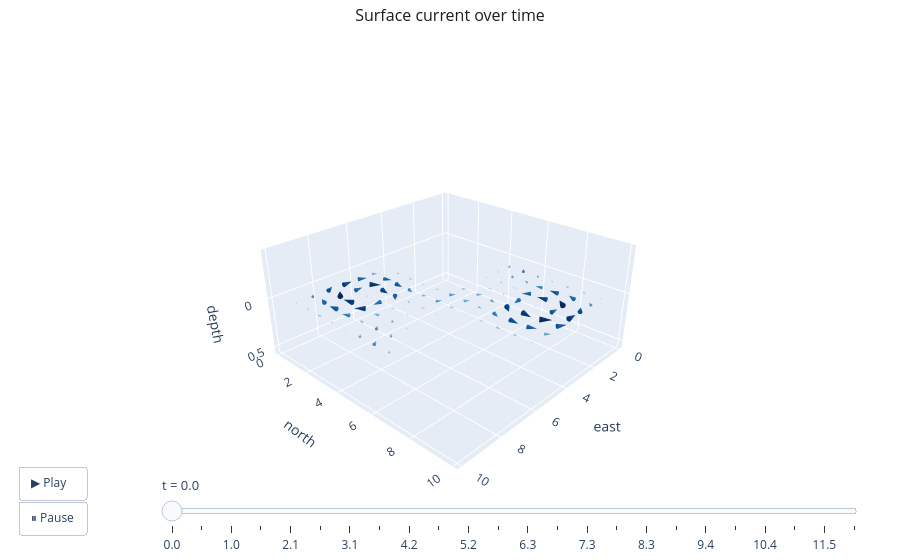

Notebook cell for this chart:
### Markdown cell above
## 5. Time: the current is not standing still

The real difficulty is that the current evolves. In this medium the eddies and jet drift,
and a favorable deep layer **opens and closes** with period $\tau$. A stationary
arrival-time field is only a snapshot; by the time a slow glider has crossed the basin,
the field it planned against is gone.

Press **Play** to watch the surface current evolve over one and a half periods. Drag the
slider to scrub through time.

### Code cell
def animate_current(medium, times, depth=0.05, sizeref=0.6, title="Surface current over time"):
    base, _ = current_grid(medium, times[0], depth=depth, n=12)

    def cone_at(t):
        _, W = current_grid(medium, t, depth=depth, n=12)
        spd = np.linalg.norm(W, axis=-1)
        return go.Cone(x=base[:, 0], y=base[:, 1], z=base[:, 2],
                       u=W[:, 0], v=W[:, 1], w=W[:, 2], anchor="tail",
                       sizemode="scaled", sizeref=sizeref, cmin=0, cmax=float(spd.max()),
                       colorscale="Blues", showscale=False, hoverinfo="skip")

    frames = [go.Frame(name=f"{t:.1f}", data=[cone_at(t)]) for t in times]
    fig = go.Figure(data=[frames[0].data[0]], frames=frames)

    play = dict(label="▶ Play", method="animate",
                args=[None, {"frame": {"duration": 180, "redraw": True},
                             "fromcurrent": True, "transition": {"duration": 0}}])
    pause = dict(label="⏸ Pause", method="animate",
                 args=[[None], {"frame": {"duration": 0, "redraw": False},
                                "mode": "immediate"}])
    steps = [dict(method="animate", label=f.name,
                  args=[[f.name], {"frame": {"duration": 0, "redraw": True},
                                   "mode": "immediate"}]) for f in frames]
    ocean_layout(fig, title, height=560)
    fig.update_layout(
        updatemenus=[dict(type="buttons", showactive=False, x=0.02, y=0.05,
                          xanchor="left", yanchor="bottom", buttons=[play, pause])],
        sliders=[dict(active=0, x=0.18, len=0.78, y=0.02, yanchor="bottom",
                      currentvalue=dict(prefix="t = ", font=dict(size=13)), steps=steps)],
    )
    return fig


t_frames = np.linspace(0.0, 1.5 * float(medium.tau), 24)
animate_current(medium, t_frames).show()

### Figure 1 — Plotly figure (JSON) as saved in the notebook; plotly's stock layout.template omitted (floating-point values rounded to 4 significant figures; data arrays with more than 128 entries replaced by an {"elided": "..."} marker saying what was removed)
{"data": [{"anchor": "tail", "cmax": 1.009, "cmin": 0, "colorscale": [[0.0, "rgb(247,251,255)"], [0.125, "rgb(222,235,247)"], [0.25, "rgb(198,219,239)"], [0.375, "rgb(158,202,225)"], [0.5, "rgb(107,174,214)"], [0.625, "rgb(66,146,198)"], [0.75, "rgb(33,113,181)"], [0.875, "rgb(8,81,156)"], [1.0, "rgb(8,48,107)"]], "hoverinfo": "skip", "showscale": false, "sizemode": "scaled", "sizeref": 0.6, "type": "cone", "u": {"elided": "144 float values"}, "v": {"elided": "144 float values"}, "w": {"elided": "144 float values"}, "x": {"elided": "144 float values"}, "y": {"elided": "144 float values"}, "z": {"elided": "144 float values"}}], "layout": {"height": 560, "legend": {"bgcolor": "rgba(255,255,255,0.6)", "bordercolor": "#d8dee6", "borderwidth": 1, "x": 0.02, "y": 0.98}, "margin": {"b": 0, "l": 0, "r": 0, "t": 42}, "paper_bgcolor": "white", "scene": {"aspectmode": "manual", "aspectratio": {"x": 1, "y": 1, "z": 0.45}, "camera": {"eye": {"x": 1.6, "y": 1.5, "z": 1.1}}, "xaxis": {"showspikes": false, "title": {"text": "east"}}, "yaxis": {"showspikes": false, "title": {"text": "north"}}, "zaxis": {"autorange": "reversed", "showspikes": false, "title": {"text": "depth"}}}, "sliders": [{"active": 0, "currentvalue": {"font": {"size": 13}, "prefix": "t = "}, "len": 0.78, "steps": [{"args": [["0.0"], {"frame": {"duration": 0, "redraw": true}, "mode": "immediate"}], "label": "0.0", "method": "animate"}, {"args": [["0.5"], {"frame": {"duration": 0, "redraw": true}, "mode": "immediate"}], "label": "0.5", "method": "animate"}, {"args": [["1.0"], {"frame": {"duration": 0, "redraw": true}, "mode": "immediate"}], "label": "1.0", "method": "animate"}, {"args": [["1.6"], {"frame": {"duration": 0, "redraw": true}, "mode": "immediate"}], "label": "1.6", "method": "animate"}, {"args": [["2.1"], {"frame": {"duration": 0, "redraw": true}, "mode": "immediate"}], "label": "2.1", "method": "animate"}, {"args": [["2.6"], {"frame": {"duration": 0, "redraw": true}, "mode": "immediate"}], "label": "2.6", "method": "animate"}, {"args": [["3.1"], {"frame": {"duration": 0, "redraw": true}, "mode": "immediate"}], "label": "3.1", "method": "animate"}, {"args": [["3.7"], {"frame": {"duration": 0, "redraw": true}, "mode": "immediate"}], "label": "3.7", "method": "animate"}, {"args": [["4.2"], {"frame": {"duration": 0, "redraw": true}, "mode": "immediate"}], "label": "4.2", "method": "animate"}, {"args": [["4.7"], {"frame": {"duration": 0, "redraw": true}, "mode": "immediate"}], "label": "4.7", "method": "animate"}, {"args": [["5.2"], {"frame": {"duration": 0, "redraw": true}, "mode": "immediate"}], "label": "5.2", "method": "animate"}, {"args": [["5.7"], {"frame": {"duration": 0, "redraw": true}, "mode": "immediate"}], "label": "5.7", "method": "animate"}, {"args": [["6.3"], {"frame": {"duration": 0, "redraw": true}, "mode": "immediate"}], "label": "6.3", "method": "animate"}, {"args": [["6.8"], {"frame": {"duration": 0, "redraw": true}, "mode": "immediate"}], "label": "6.8", "method": "animate"}, {"args": [["7.3"], {"frame": {"duration": 0, "redraw": true}, "mode": "immediate"}], "label": "7.3", "method": "animate"}, {"args": [["7.8"], {"frame": {"duration": 0, "redraw": true}, "mode": "immediate"}], "label": "7.8", "method": "animate"}, {"args": [["8.3"], {"frame": {"duration": 0, "redraw": true}, "mode": "immediate"}], "label": "8.3", "method": "animate"}, {"args": [["8.9"], {"frame": {"duration": 0, "redraw": true}, "mode": "immediate"}], "label": "8.9", "method": "animate"}, {"args": [["9.4"], {"frame": {"duration": 0, "redraw": true}, "mode": "immediate"}], "label": "9.4", "method": "animate"}, {"args": [["9.9"], {"frame": {"duration": 0, "redraw": true}, "mode": "immediate"}], "label": "9.9", "method": "animate"}, {"args": [["10.4"], {"frame": {"duration": 0, "redraw": true}, "mode": "immediate"}], "label": "10.4", "method": "animate"}, {"args": [["11.0"], {"frame": {"duration": 0, "redraw": true}, "mode": "immediate"}], "label": "11.0", "method": "animate"}, {"args": [["11.5"], {"frame": {"duration": 0, "redraw": true}, "mode": "immediate"}], "label": "11.5", "method": "animate"}, {"args": [["12.0"], {"frame": {"duration": 0, "redraw": true}, "mode": "immediate"}], "label": "12.0", "method": "animate"}], "x": 0.18, "y": 0.02, "yanchor": "bottom"}], "title": {"font": {"color": "#1d1d1f", "size": 16}, "text": "Surface current over time", "x": 0.5, "xanchor": "center"}, "updatemenus": [{"buttons": [{"args": [null, {"frame": {"duration": 180, "redraw": true}, "fromcurrent": true, "transition": {"duration": 0}}], "label": "▶ Play", "method": "animate"}, {"args": [[null], {"frame": {"duration": 0, "redraw": false}, "mode": "immediate"}], "label": "⏸ Pause", "method": "animate"}], "showactive": false, "type": "buttons", "x": 0.02, "xanchor": "left", "y": 0.05, "yanchor": "bottom"}]}}
